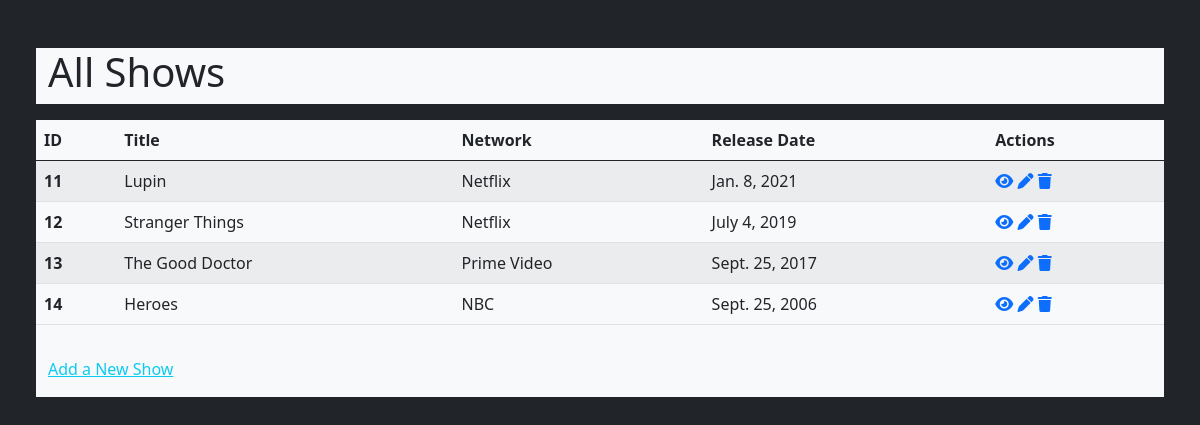
The page /shows/ on the database as committed earlier.
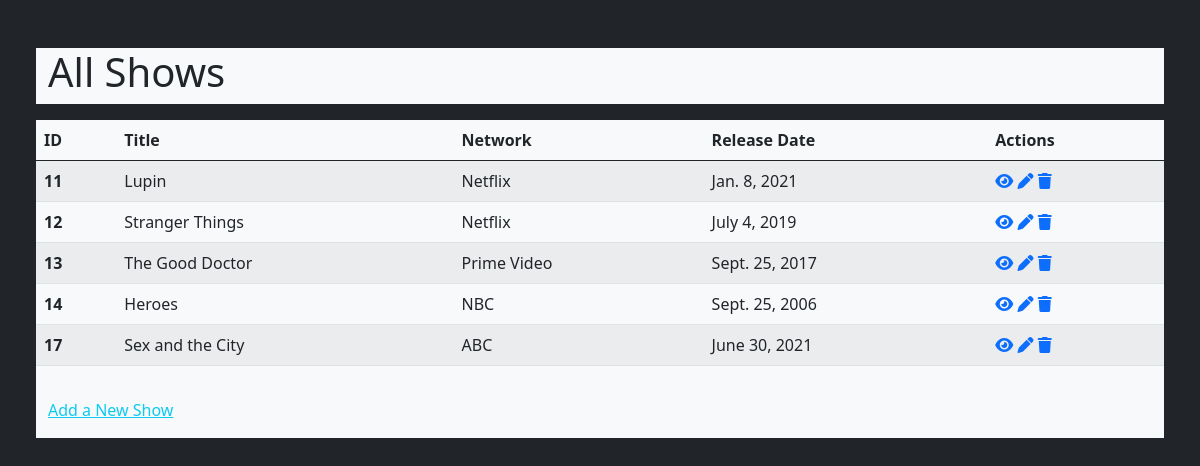
The same page on the database as committed later.
### shows/models.py (models this page shows, shortened)
class Show(models.Model):
    title = models.CharField(max_length=255)
    description = models.TextField()
    release_date = models.DateField()
    network = models.ForeignKey(Network, related_name="shows", on_delete=models.CASCADE)
    created_at = models.DateTimeField(auto_now_add=True)
    updated_at = models.DateTimeField(auto_now=True)

class Network(models.Model):
    title = models.CharField(max_length=50)
    created_at = models.DateTimeField(auto_now_add=True)
    updated_at = models.DateTimeField(auto_now=True)

### shows/views.py (the view)
# urls.py: path('shows/', views.shows, name="my_shows"),
def shows(request):
    shows = Show.objects.all()
    context = {
        'all_shows': shows
    }
    return render(request, "shows.html", context)

### shows/templates/shows.html (shortened to what this page needs)
{% extends "base.html" %}
{% block heading_title %}
<div class="row">
    <h1>All Shows</h1>
</div>
{% endblock %}
{% block content %}
    {% if all_shows %}
        <div class="row mt-3 bg-light">
            <table class="table table-striped">
                <thead>
                    <tr>
                    <th scope="col">ID</th>
                    <th scope="col">Title</th>
                    <th scope="col">Network</th>
                    <th scope="col">Release Date</th>
                    <th scope="col">Actions</th>
                    </tr>
                </thead>
                <tbody>
                    {% for show in all_shows %}
                        <tr>
                        <th scope="row">{{ show.id }}</th>
                        <td>{{ show.title }}</td>
                        <td>{{ show.network.title }}</td>
                        <td>{{ show.release_date }}</td>
                        <td>
                            <a href="{% url 'my_view' show_id=show.id %}"><i class="fas fa-eye" title="View Show"></i></a>
                            <a href="{% url 'my_edit' show_id=show.id %}"><i class="fas fa-pen" title="Edit Show"></i></a>
                            <a href="{% url 'my_destroy' show_id=show.id %}"><i class="fas fa-trash" title="Delete Show"></i></a>
                        </td>
                        </tr>
                    {% endfor %}
                </tbody>
                </table>
                <a href="{% url 'my_new' %}" class="link-info mt-3 mb-3">Add a New Show</a>
        </div>
    {% endif %}
{% endblock %}

Rows that differ between the two databases and show on the page:
added Show: id "17", title "Sex and the City", network "ABC", release_date "June 30, 2021"
